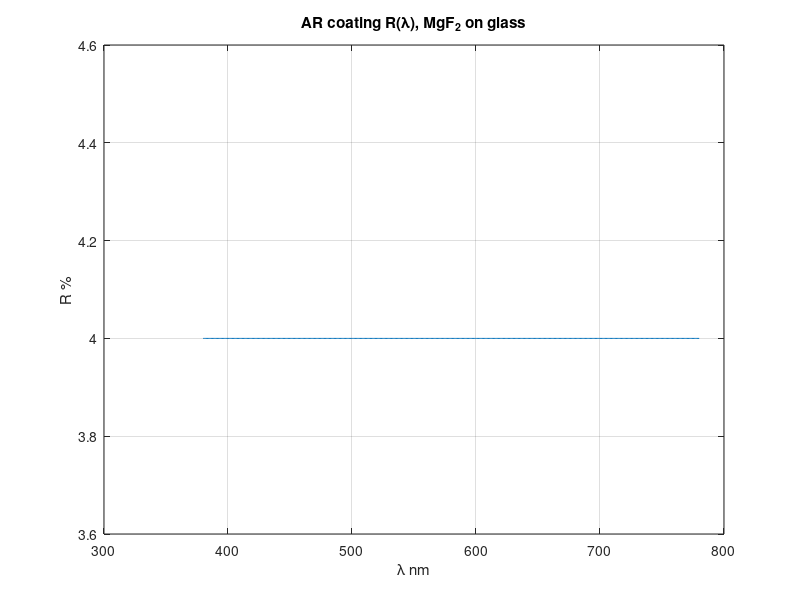
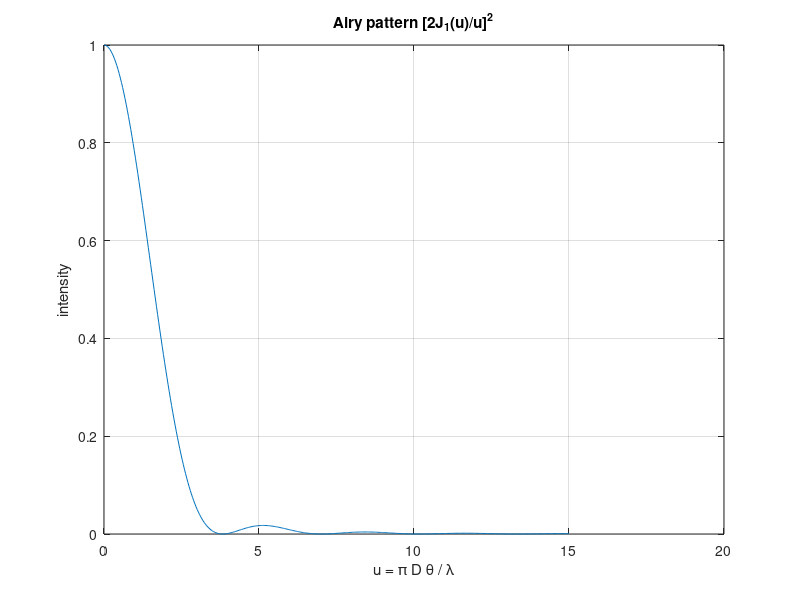

Write the MATLAB code that produced these figures, in order. (Note: this script raises an error after producing the figures.)
%========================================================================
% SECTION G — WAVE PHYSICS & OPTICS
%========================================================================

% --- 64. Thin-film AR coating (TMM) ---------------------------------------
n0 = 1.0; nf = 1.38; ns = 1.5;     % air / MgF2 / glass
df = 100e-9;                        % 100 nm film (lambda/4 @ 550)
lam = linspace(380, 780, 400);
delta = 2*pi*nf*df ./ lam;
r01 = (n0 - nf)/(n0 + nf); r12 = (nf - ns)/(nf + ns);
R = abs( (r01 + r12*exp(-2i*delta)) ./ (1 + r01*r12*exp(-2i*delta)) ).^2;
figure; plot(lam, R*100); title('AR coating R(\lambda), MgF_2 on glass');
xlabel('\lambda nm'); ylabel('R %'); grid on;

% --- 65. Airy disk ----------------------------------------------------------
u = linspace(1e-6, 15, 400);
airy = (2*besselj(1, u)./u).^2;
figure; plot(u, airy); title('Airy pattern [2J_1(u)/u]^2');
xlabel('u = \pi D \theta / \lambda'); ylabel('intensity'); grid on;
% Rayleigh criterion: first zero at u = 3.8317
figure; polarplot(linspace(0, 2*pi, 360), (2*besselj(1, 3.8317*sin(linspace(0,2*pi,360)/2)+1e-9)/max(1e-9,3.8317*sin(linspace(0,2*pi,360)/2)+1e-9)).^2);
title('Airy disk cross-section (polar)');

% --- 66. Damped harmonic resonance ------------------------------------------
wn = 2*pi*2;                       % 2 Hz natural
zv = [0.05 0.1 0.3 0.6];
wr = linspace(0.1, 2.3*wn, 400);
figure; hold on;
for k = 1:numel(zv)
    Hr = 1 ./ sqrt( (1 - (wr/wn).^2).^2 + (2*zv(k)*wr/wn).^2 );
    plot(wr/wn, Hr);
end
hold off; title('Resonance amplitude vs \zeta');
xlabel('\omega/\omega_n'); legend('\zeta=0.05','\zeta=0.1','\zeta=0.3','\zeta=0.6'); grid on;

% --- 67. Lorenz attractor -----------------------------------------------------
sigma = 10; rho = 28; beta = 8/3;
fL = @(t, s) [sigma*(s(2)-s(1)); s(1)*(rho-s(3))-s(2); s(1)*s(2)-beta*s(3)];
[tL, yL] = ode45(fL, [0 20], [1 1 1]);
figure; plot3(yL(:,1), yL(:,2), yL(:,3));
title('Lorenz attractor (\rho=28)'); xlabel('x'); ylabel('y'); zlabel('z');
grid on;
% bifurcation sweep: rho from 10 to 40, plot z-max of steady state
rhoS = 10:2:40;
zMax = zeros(size(rhoS));
for k = 1:numel(rhoS)
    rr = rhoS(k);
    fK = @(t, s) [sigma*(s(2)-s(1)); s(1)*(rr-s(3))-s(2); s(1)*s(2)-beta*s(3)];
    [~, yK] = ode45(fK, [0 30], [1 1 1]);
    tail = yK(round(end/2):end, 3);
    zMax(k) = max(tail);
end
figure; plot(rhoS, zMax, 'o-'); title('Bifurcation: max z vs \rho');
xlabel('\rho'); grid on;
